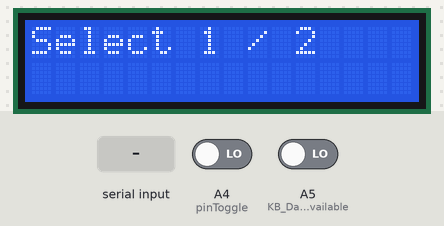
Recording of a sketch running on a simulated Arduino Uno, built with avr-gcc and run on an emulated ATmega328P. Shown: 16×2 character LCD. The inputs (shaded band) are chosen by the test bench; at power-on: A4 (pinToggle) LOW, A5 (KB_DataAvailable) LOW.

Above: at 1.2 s.
1.3 s: "0" received over the second serial link
At 2.1 s:
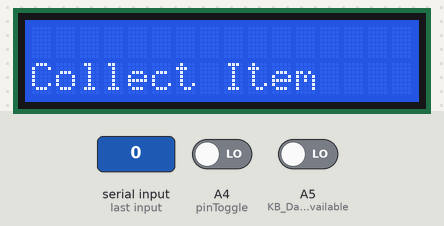
At 2.7 s:
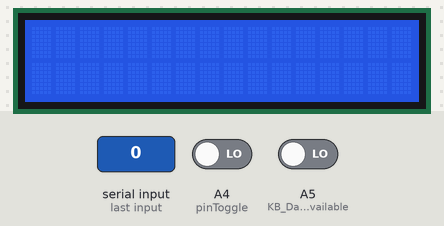
Timing chart, 0 to 4.3 s (numbered marks = the images above; inputs shaded):
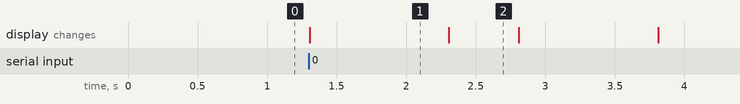

Measured:
- after the input at 1.3 s, the display: changes at once (image 1)
- what the display in image 1 shows lasts 1.0 s, from 1.3 s to 2.3 s
- what the display in image 2 shows lasts 0.5 s, from 2.3 s to 2.8 s

The sketch:

master_Group24_CA1.ino
```cpp
// include the library code:
#include <LiquidCrystal.h>

#include <string.h>
using namespace std;

#include <SoftwareSerial.h>
#define RxD 8
#define TxD 9


// initialize the library by associating any needed LCD interface pin
// with the arduino pin number it is connected to
const int rs = 6, en = 7, d4 = 5, d5 = 4, d6 = 3, d7 = 2;
LiquidCrystal lcd(rs, en, d4, d5, d6, d7);


SoftwareSerial master(RxD, TxD); //Master Arduino acts as a serial communication device


int pinToggle = A4; //pin to toggle switch


// Pins for 74C922 keypad encoder
int KB_DataAvailable=A5;//Data ready pin from Keyboard
int KB_A=10;
int KB_B=11;
int KB_C=12;
int KB_D=A3;

// Declare keypad layout
char keys[] = {'1','2','3','F',
               '4','5','6','E',
               '7','8','9','D',
               'A','0','B','C'};

char key;//selected key

int enter = 0;


void setup() {
  // put your setup code here, to run once:
  pinMode(pinToggle, INPUT);

  //initialize pins for keypad
  pinMode(KB_DataAvailable,INPUT);
  pinMode(KB_A,INPUT);
  pinMode(KB_B,INPUT);
  pinMode(KB_C,INPUT);
  pinMode(KB_D,INPUT);


  // set up the LCD's number of columns and rows:
  lcd.begin(16, 2);


  pinMode(RxD, INPUT);     //set mode of receive pin (from slave to master)
  pinMode(TxD, OUTPUT);    //set mode of transmit pin (from master to slave)
  master.begin(9600);


  Serial.begin(9600);
}

void loop() {
  // put your main code here, to run repeatedly:
  while(digitalRead(pinToggle)==LOW){
    lcd.setCursor(0, 0);
    lcd.print("Select 1 / 2");

    if(digitalRead(KB_DataAvailable)){
      KB_Read();
      if(enter==1){ //if key 'C' is pressed
        master.write(key);
      }
      lcd.setCursor(0, 1);
      lcd.print(key);
      delay(500);
    }

    if(master.available()){
      if(master.read()=='0'){
        lcd.clear();

        //5 cycles of flashing message
        for(int i=0; i<5; i++){
          lcd.setCursor(0, 1);
          lcd.print("Collect Item");
          delay(1000);
          lcd.clear();
          delay(500);
        }

        reset(); //goes back to standby mode
      }
    }

    if(digitalRead(pinToggle)==HIGH){
      reset();
      break;
    }
  }
}

void KB_Read() {
  int ka,kb,kc,kd;
  int k;
  ka=digitalRead(KB_A); //read encoder output A
  kb=digitalRead(KB_B); //read encoder output B
  kc=digitalRead(KB_C); //read encoder output C
  kd=digitalRead(KB_D); //read encoder output D

  k=ka+kb*2+kc*4+kd*8; // combine the encoder outputs

  switch(k){
    case 0:
      key = keys[k]; // update the key with '1'
      Serial.println(key);
      break;

    case 1:
      key = keys[k]; // update the key with '2'
      Serial.println(key);
      break;

    case 15:
      enter = 1;
      //Serial.println(k);
      break;
  }
}

void reset(){
  lcd.clear();
  enter = 0;
  key = ' ';
}
```
